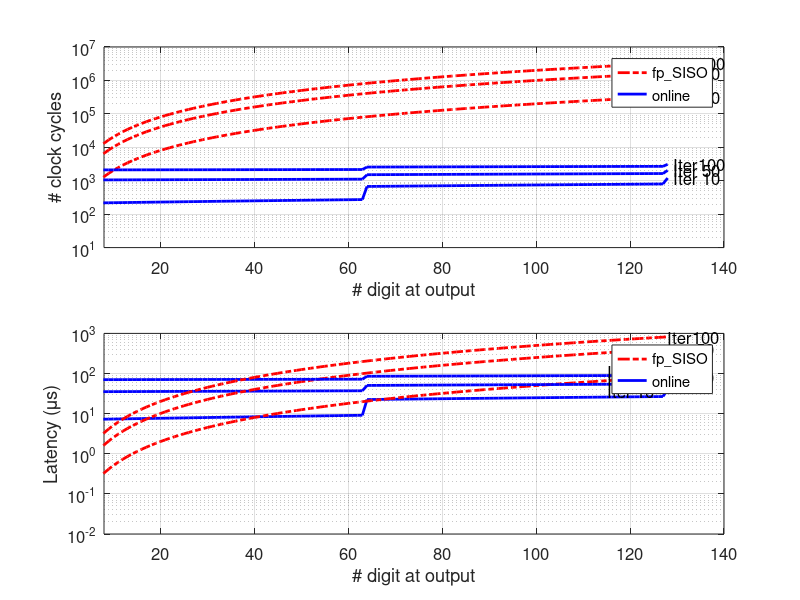

This chart was generated by the following MATLAB code:
close all, clc, clear all;
Num_in = 128;

p_vec = [1:Num_in];
U = 64;
n = [10;50;100];
p_discrete = [8,16,32,64,128];
C_fp = 6 .* n * p_vec;
C_fp_discrete = 6 .* n * p_discrete;
C_fp_SISO = 2.*n *(p_vec.^2 + 2);
for i = 1:3
L_fp(i,:) = C_fp_discrete(i,:) .* 1./[185 139.63 110 76 46];
end
L_fp_SISO = C_fp_SISO ./ 4000;
k_vec = floor (p_vec ./ U);
sum = zeros(size(k_vec));
for i = 1 : length(k_vec)
    for j = 1:k_vec(i)
        sum(i) = j*U + sum(i);
    end
end
for i = 1:3
    tmp = 4.*ones (size(n,1),1)*k_vec .*n(i);
end
C_online = 21.*n * ones(1,Num_in) + ones(size(n)) * sum + tmp + ones (size(n,1),1) * ((p_vec - k_vec.*U).* (k_vec +1)); 
L_online = C_online .* 1./30;


txt1 = strcat('Iter ' , num2str(n));
offset_x = 10;
offset_y = 100;
figure
subplot(2,1,1)
for i = 1:size(n,1)
   % plot(p_vec, C_fp(i,:),'--r','LineWidth',2 ); hold on
    fig1 = plot(p_vec, C_online(i,:),'b','LineWidth',2); hold on
    fig3 = plot(p_vec, C_fp_SISO(i,:),'-.r','LineWidth',2); hold on

    %text(p_vec(round(Num_in))*1.01,C_fp(i,round(Num_in)),txt1(i,:),'FontSize',12); hold on
    text(p_vec(round(Num_in))*1.01,C_online(i,round(Num_in)),txt1(i,:),'FontSize',12); hold on
    text(p_vec(round(Num_in))*1.01,C_fp_SISO(i,round(Num_in)),txt1(i,:),'FontSize',12); hold on
end
hold off
    %plot(p_vec, L_fp, 'r', p_vec, L_online,'b');
ylabel ('# clock cycles','FontSize',16);
xlabel ('# digit at output','FontSize',16);
fig_legend = legend ([fig3,fig1],'fp\_SISO','online');
set(fig_legend,'FontSize',12)
set(gcf(), 'Renderer', 'painters');
set(gca,'yscale','log');
set(gca, 'FontSize', 12);
xlim([8,140])
grid on
subplot(2,1,2)
for i = 1:size(n,1)
    fig1 = plot(p_vec, L_online(i,:),'b','LineWidth',2); hold on
    if i== 1
        text(p_vec(round(Num_in))*0.9,L_online(i,round(Num_in))*0.9,txt1(i,:),'FontSize',12); hold on
    end
    if i== 2
        text(p_vec(round(Num_in))*0.9,L_online(i,round(Num_in))*1.05,txt1(i,:),'FontSize',12); hold on
    end
    if i ==3
        text(p_vec(round(Num_in))*0.9,L_online(i,round(Num_in))*1.1,txt1(i,:),'FontSize',12); hold on
    end
    fig3 = plot(p_vec, L_fp_SISO(i,:),'-.r','LineWidth',2); hold on
    text(p_vec(round(Num_in))*1,L_fp_SISO(i,round(Num_in)),txt1(i,:),'FontSize',12); hold on
end
for i =1 : 3
    %fig2 = plot(p_discrete, L_fp(i,:),'--r','LineWidth',2 ); hold on
    %text(p_discrete(round(5))*1.01,L_fp(i,round(5)),txt1(i,:),'FontSize',12); hold on
end
hold off
    %plot(p_vec, L_fp, 'r', p_vec, L_online,'b');
ylabel ('Latency (\mus)','FontSize',16);
xlabel ('# digit at output','FontSize',16);
set(gca,'yscale','log');

fig_legend = legend ([fig3,fig1],'fp\_SISO','online');
set(fig_legend,'FontSize',12)
set(gcf(), 'Renderer', 'painters');
set(gca, 'FontSize', 12);
grid on
xlim([8,140])


